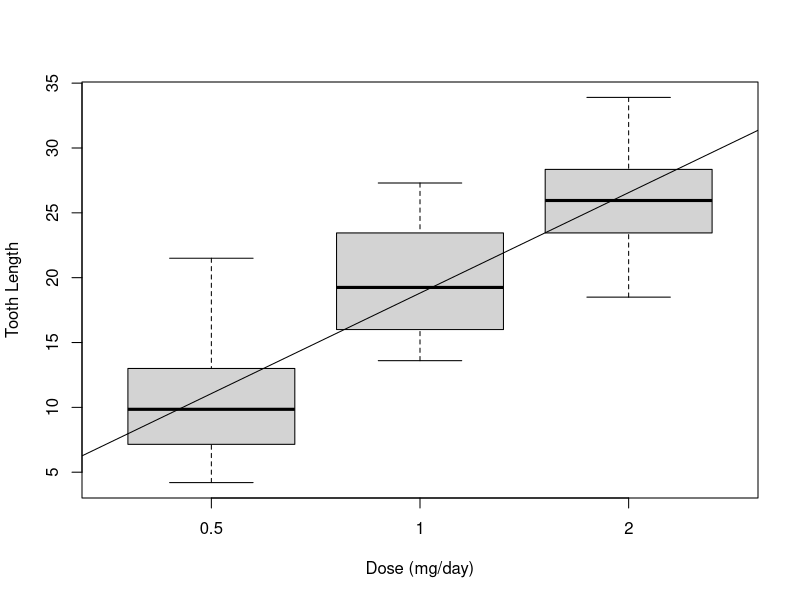
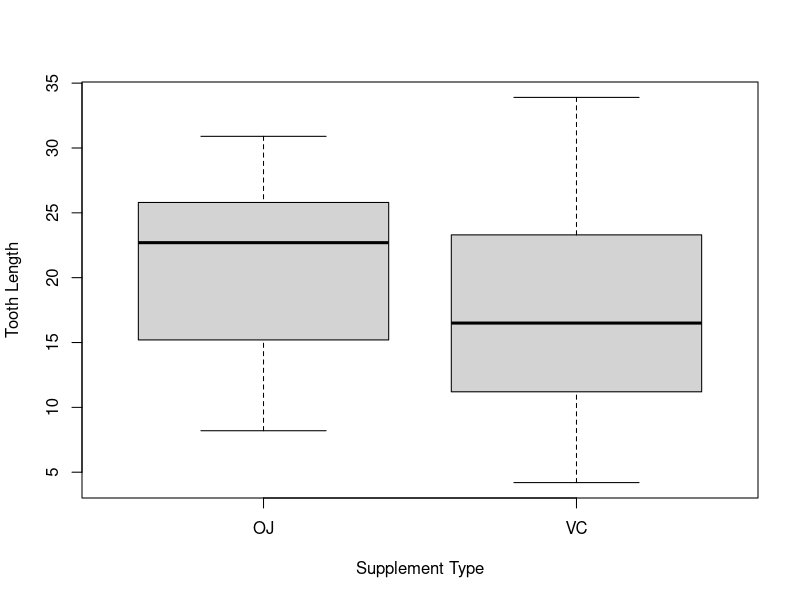
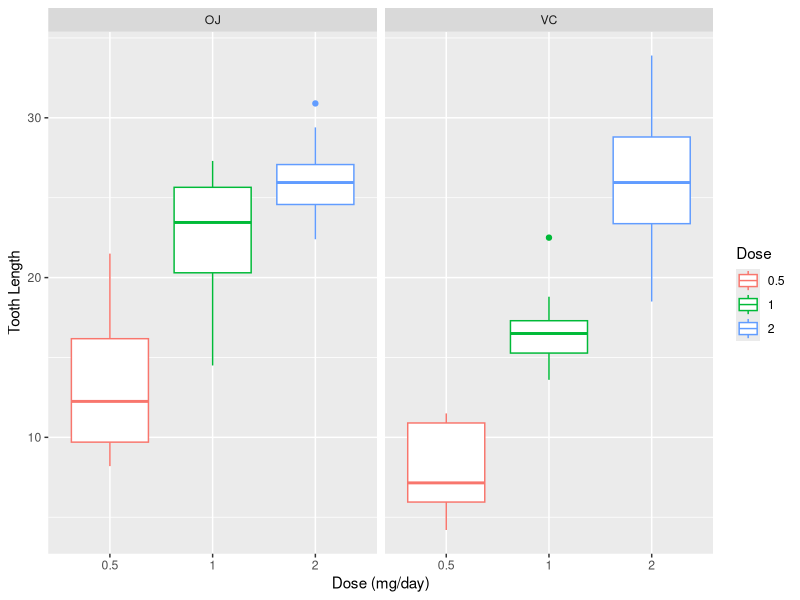

Write the R code that produced these figures, in order.
## ---- chunk 1
knitr::opts_chunk$set(echo = TRUE)
library(datasets)
library(ggplot2)
library(dplyr)
data("ToothGrowth")
## ---- chunk 2
str(ToothGrowth)
summary(ToothGrowth)
## ---- chunk 3
unique(ToothGrowth$dose)
ToothGrowth$dose<-as.factor(ToothGrowth$dose)
## ---- chunk 4
summary(ToothGrowth)
## ---- chunk 5
summary(subset(ToothGrowth, supp=="VC"))
## ---- chunk 6
boxplot(len ~ dose, data=ToothGrowth, xlab = "Dose (mg/day)", ylab = "Tooth Length")
abline(lm(ToothGrowth$len ~ as.numeric(ToothGrowth$dose)))
## ---- chunk 7
boxplot(len ~ supp, data=ToothGrowth, xlab = "Supplement Type", ylab = "Tooth Length")
## ---- chunk 8
g <- ggplot(ToothGrowth, aes(dose, len, color=dose))
g <- g + geom_boxplot() + facet_grid(cols = vars(supp))
g + labs(x = "Dose (mg/day)", y = "Tooth Length", color="Dose")
## ---- chunk 9
ToothGrowth %>% group_by(dose) %>% 
    summarize(mean=mean(len), variance=var(len), stdev=sd(len)) %>% print
## ---- chunk 10
ToothGrowth %>% group_by(supp) %>% 
    summarize(mean=mean(len), variance=var(len), stdev=sd(len)) %>% print
## ---- chunk 11
vclens <- subset(ToothGrowth, supp=="VC")$len
ojlens <- subset(ToothGrowth, supp=="OJ")$len
t<-t.test(vclens, ojlens, alternative = "two.sided", mu = 0)
t
## ---- chunk 12
halflens <- subset(ToothGrowth, dose==0.5)$len
onelens <- subset(ToothGrowth, dose==1)$len
twolens <- subset(ToothGrowth, dose==2)$len
onehalft <- t.test(onelens, halflens, alternative = "greater", mu = 0, var.equal = TRUE)
twoonet <- t.test(twolens, onelens, alternative = "greater", mu = 0, var.equal = TRUE)
twohalft <- t.test(twolens, halflens, alternative = "greater", mu = 0, var.equal = TRUE)
## ---- chunk 13
onehalft
## ---- chunk 14
twoonet
## ---- chunk 15
twohalft
